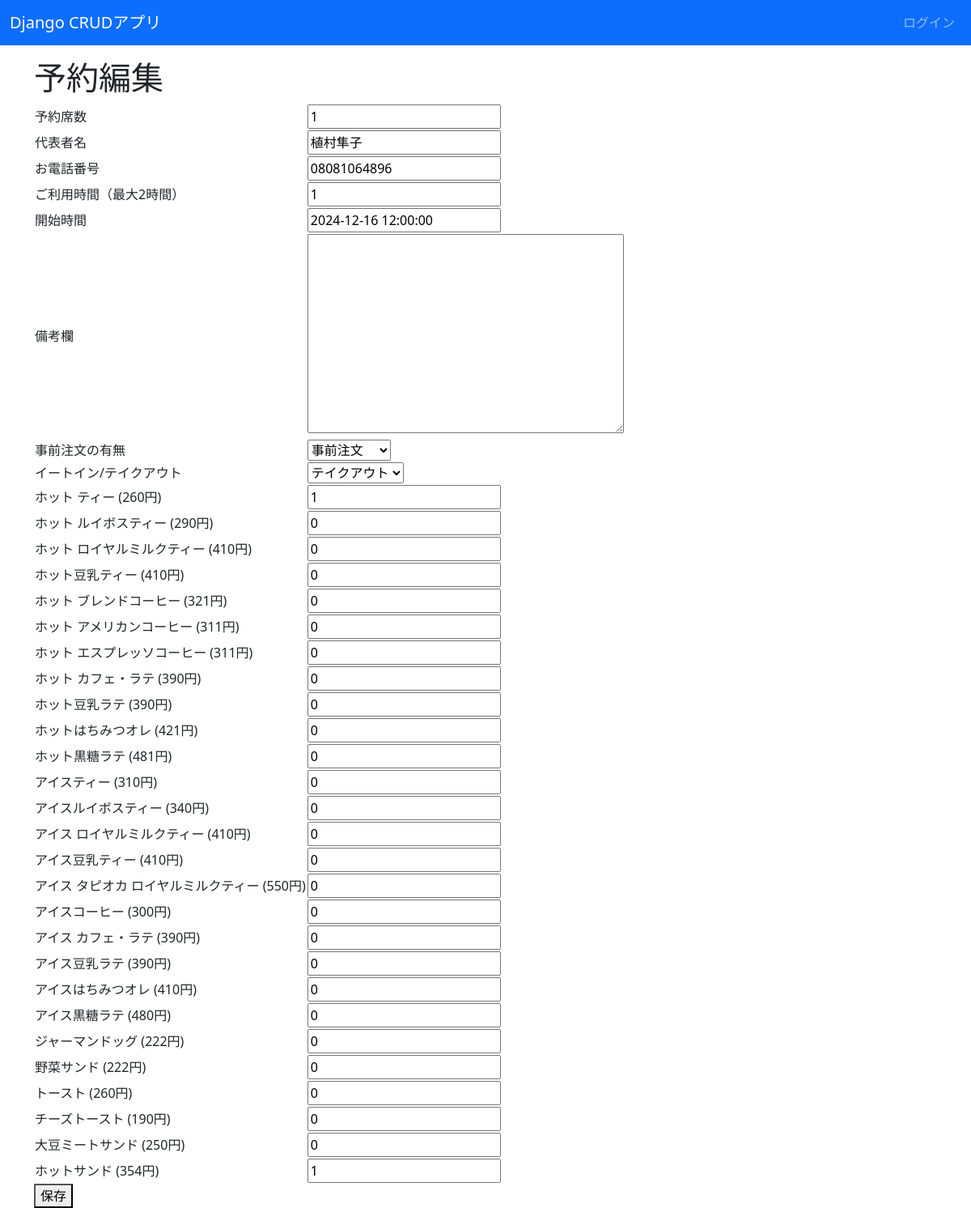
The app's page /edit/50/ with its own data.
### reservations/models.py (models this page shows, shortened)
class Reservation(models.Model):
    customer_name = models.CharField(max_length=60, verbose_name="代表者名")
    phone_number = models.CharField(max_length=15, verbose_name="お電話番号")
    hour = models.PositiveIntegerField(verbose_name="ご利用時間（最大2時間）")
    start = models.DateTimeField(verbose_name="開始時間")
    end = models.DateTimeField(verbose_name="終了時間", null=True, blank=True)
    seat_count = models.PositiveIntegerField(verbose_name="予約席数", default=1)
    remark = models.TextField(max_length=200, verbose_name="備考欄", null=True, blank=True)
    RESERVATION_IS_PREORDER = ((1, '事前注文'), (2, 'お店で注文'))
    is_preorder = models.IntegerField(choices=RESERVATION_IS_PREORDER, verbose_name="事前注文の有無")
    RESERVATION_IS_EATIN = ((1, 'イートイン'), (2, 'テイクアウト'))
    is_eatin = models.IntegerField(choices=RESERVATION_IS_EATIN, verbose_name="イートイン/テイクアウト")
    menu_items = models.ManyToManyField(Items, through='ReservationItem', verbose_name="注文メニュー")

### reservations/views.py (the view, shortened to what this page needs)
# urls.py: path('edit/<int:pk>/', views.ReservationEditView.as_view(), name="reservation_edit"),
class ReservationEditView(UpdateView):
    model = Reservation
    form_class = ReservationForm
    template_name = 'reservations/reservation_edit.html'
    def get_object(self):
        reservation_id = self.kwargs.get('pk')
        return get_object_or_404(Reservation, id=reservation_id)
    def get_context_data(self, **kwargs):
        context = super().get_context_data(**kwargs)
        reservation = self.get_object()
        reservation_items = reservation.items.all()
        context['reservation_items'] = reservation_items
        return context

### reservations/forms.py (shortened to what this page needs)
class ReservationForm(forms.ModelForm):
    class Meta:
        model = Reservation
        fields = [
            'seat_count', 'customer_name', 'phone_number', 'hour', 'start', 'remark', 'is_preorder', 'is_eatin'
        ]
    def __init__(self, *args, **kwargs):
        super().__init__(*args, **kwargs)
        items = Items.objects.all().order_by('sort')  # メニューを並べ替え
        for item in items:
            quantity = 0
            if self.instance.pk:  # 予約が既に存在する場合
                reservation_items = self.instance.items.filter(item=item)
                if reservation_items.exists():
                    quantity = reservation_items.first().quantity
            self.fields[f'item_{item.id}'] = forms.IntegerField(
                label=f'{item.name} ({item.price}円)',
                required=False,
                initial=quantity,  # 初期値に数量を設定
                widget=forms.NumberInput(attrs={'min': '0', 'step': '1'})
            )

### reservations/templates/reservations/reservation_edit.html (shortened to what this page needs)
{% extends 'base.html' %}
{% block content %}
<h1>予約編集</h1>
<form method="post">
    <table>
        <tbody>
            {% for field in form %}
                <tr>
                    <td>{{ field.label }}</td>
                    <td>{{ field }}</td>
                </tr>
            {% endfor %}
        </tbody>
    </table>
    <button type="submit">保存</button>
</form>
{% endblock %}

### records on screen
Reservation: form "1" "植村隼子" "08081064896" "1" "2024-12-16 12:00:00" "事前注文" "テイクアウト"

### other values on screen
{{ field.label }} "予約席数" "代表者名" "お電話番号" "ご利用時間（最大2時間）" "開始時間" "備考欄" "事前注文の有無" "イートイン/テイクアウト" "ホット ティー (260円)" "ホット ルイボスティー (290円)" "ホット ロイヤルミルクティー (410円)" "ホット豆乳ティー (410円)" "ホット ブレンドコーヒー (321円)" "ホット アメリカンコーヒー (311円)" "ホット エスプレッソコーヒー (311円)" "ホット カフェ・ラテ (390円)" "ホット豆乳ラテ (390円)" "ホットはちみつオレ (421円)" "ホット黒糖ラテ (481円)" "アイスティー (310円)" "アイスルイボスティー (340円)" "アイス ロイヤルミルクティー (410円)" "アイス豆乳ティー (410円)" "アイス タピオカ ロイヤルミルクティー (550円)" "アイスコーヒー (300円)" "アイス カフェ・ラテ (390円)" "アイス豆乳ラテ (390円)" "アイスはちみつオレ (410円)" "アイス黒糖ラテ (480円)" "ジャーマンドッグ (222円)" "野菜サンド (222円)" "トースト (260円)" "チーズトースト (190円)" "大豆ミートサンド (250円)" "ホットサンド (354円)"
